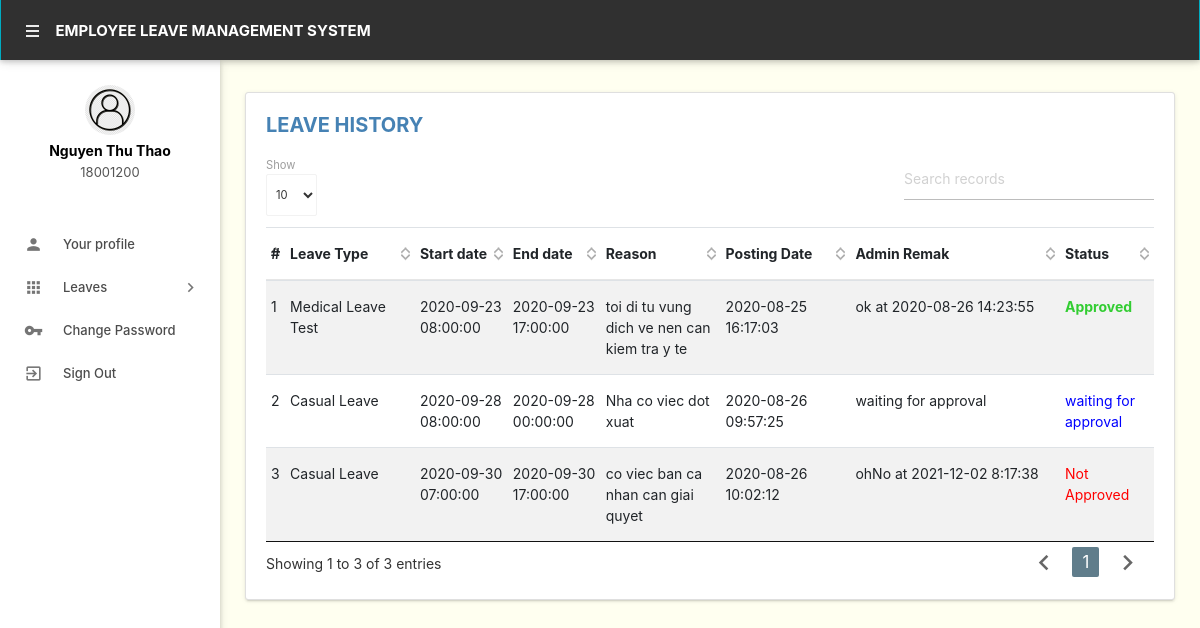
The app's page /leavehistory.php (signed in) with its own data.
### tables this page shows
CREATE TABLE `employees` (
  `id` int(11) NOT NULL,
  `EmpId` varchar(100) NOT NULL,
  `FullName` varchar(150) NOT NULL,
  `EmailId` varchar(200) NOT NULL,
  `Password` varchar(180) NOT NULL,
  `Gender` varchar(100) NOT NULL,
  `Dob` varchar(100) NOT NULL,
  `Address` varchar(255) NOT NULL,
  `Phonenumber` char(11) NOT NULL,
  `Status` int(1) NOT NULL,
  `RegDate` timestamp NOT NULL DEFAULT current_timestamp()
);

CREATE TABLE `leaves` (
  `Id` int(11) NOT NULL,
  `LeaveType` varchar(110) NOT NULL,
  `EndDate` datetime NOT NULL,
  `StartDate` datetime NOT NULL,
  `Reason` mediumtext NOT NULL,
  `PostingDate` timestamp NOT NULL DEFAULT current_timestamp(),
  `AdminRemark` mediumtext DEFAULT NULL,
  `AdminRemarkDate` varchar(120) DEFAULT NULL,
  `Status` int(1) NOT NULL,
  `IsRead` int(1) NOT NULL,
  `empid` int(11) DEFAULT NULL
);

### leavehistory.php (the view, shortened to what this page needs)
<?php
include('includes/config.php');
if (strlen($_SESSION['emplogin']) == 0) {
    header('location:index.php');
} else {
    ?>
    <!DOCTYPE html>
    <html lang="en">
        <head>
            <link type="text/css" rel="stylesheet" href="assets/plugins/materialize/css/materialize.min.css"/>
            <link href="assets/plugins/material-preloader/css/materialPreloader.min.css" rel="stylesheet">
            <link href="assets/plugins/datatables/css/jquery.dataTables.min.css" rel="stylesheet">
            <link href="assets/css/alpha.min.css" rel="stylesheet" type="text/css"/>
            <link href="assets/css/custom.css" rel="stylesheet" type="text/css"/>
            <link rel="stylesheet" href="https://stackpath.bootstrapcdn.com/bootstrap/4.5.2/css/bootstrap.min.css">
        </head>
        <body>
    <?php include('includes/header.php'); ?>
            <?php include('includes/sidebar.php'); ?>
            <main class="mn-inner">
                <div class="card">
                    <div class="card-content">
                        <span class="card-title" style="font-size: 20px; color: #4682B4">Leave History</span>
                        <table id="example" class="table table-striped ">
                            <thead>
                                <tr>
                                    <th>#</th>
                                    <th width="120">Leave Type</th>
                                    <th>Start date</th>
                                    <th>End date</th>
                                    <th>Reason</th>
                                    <th width="120">Posting Date</th>
                                    <th width="200">Admin Remak</th>
                                    <th>Status</th>
                                </tr>
                            </thead>
                            <tbody>
    <?php
    $eid = $_SESSION['eid'];
    $sql = "SELECT LeaveType,EndDate,StartDate,Reason,PostingDate,AdminRemarkDate,AdminRemark,Status from leaves where empid=:eid";
    $query = $dbh->prepare($sql);
    $query->bindParam(':eid', $eid, PDO::PARAM_STR);
    $query->execute();
    $results = $query->fetchAll(PDO::FETCH_OBJ);
    $cnt = 1;
    if ($query->rowCount() > 0) {
        foreach ($results as $result) {
            ?>
                                        <tr>
                                            <td> <?php echo htmlentities($cnt); ?></td>
                                            <td><?php echo htmlentities($result->LeaveType); ?></td>
                                            <td><?php echo htmlentities($result->StartDate); ?></td>
                                            <td><?php echo htmlentities($result->EndDate); ?></td>
                                            <td><?php echo htmlentities($result->Reason); ?></td>
                                            <td><?php echo htmlentities($result->PostingDate); ?></td>
                                            <td><?php
                            if ($result->AdminRemark == "") {
                                echo htmlentities('waiting for approval');
                            } else {
                                echo htmlentities(($result->AdminRemark) . " " . "at" . " " . $result->AdminRemarkDate);
                            }
            ?></td>
                                            <td><?php
                                                $stats = $result->Status;
                                                if ($stats == 1) {
                                                    ?>
                                                <span style="color: #32CD32"><strong>Approved</strong></span>
                                                <?php } if ($stats == 2) { ?>
                                                    <span style="color: red">Not Approved</span>
                                                <?php } if ($stats == 0) { ?>
                                                    <span style="color: blue">waiting for approval</span>
                                                <?php } ?>
                                            </td>
                                        </tr>
                                                <?php $cnt++;
                                            }
                                        } ?>
                            </tbody>
                        </table>
                    </div>
                </div>
            </div>
    <div class="left-sidebar-hover"></div>
    </body>
    </html>
<?php } ?>

### includes/sidebar.php (shortened to what this page needs)
<aside id="slide-out" class="side-nav white fixed">
    <div class="side-nav-wrapper" >
        <div class="center">
            <div class="sidebar-profile">
                <div class="sidebar-profile-image">
                    <img src="assets/images/tải xuống.JPG" class="circle" alt="">
                </div>
                <div class="sidebar-profile-info">
                    <?php
                    $eid = $_SESSION['eid'];
                    $sql = "SELECT FullName, EmpId from  employees where id=:eid";
                    $query = $dbh->prepare($sql);
                    $query->bindParam(':eid', $eid, PDO::PARAM_STR);
                    $query->execute();
                    $results = $query->fetchAll(PDO::FETCH_OBJ);
                    if ($query->rowCount() > 0) {
                        foreach ($results as $result) {
                            ?>
                            <p><?php echo htmlentities($result->FullName); ?></p>
                            <span><?php echo htmlentities($result->EmpId) ?></span>
    <?php }
} ?>
                </div>
            </div>
        </div>
        <ul class="sidebar-menu collapsible collapsible-accordion" data-collapsible="accordion"  >
            <li class="no-padding"><a class="waves-effect waves-grey "  href="myprofile.php"><i class="material-icons" >person</i>Your profile</a></li>
            <li class="no-padding">
                <a class="collapsible-header waves-effect waves-grey" ><i class="material-icons" >apps</i>Leaves<i class="nav-drop-icon material-icons">keyboard_arrow_right</i></a>
            </li>
            <li class="no-padding"><a class="waves-effect waves-grey" href="emp-changepassword.php"><i class="material-icons" >vpn_key</i>Change Password</a></li>
            <li class="no-padding">
                <a class="waves-effect waves-grey" href="logout.php" ><i class="material-icons">exit_to_app</i>Sign Out</a>
            </li>
        </ul>
    </div>
</aside>

### records on screen
employees: FullName "Nguyen Thu Thao", EmpId "18001200"
leaves: LeaveType "Medical Leave Test", StartDate "2020-09-23 08:00:00", EndDate "2020-09-23 17:00:00", Reason "toi di tu vung dich ve nen can kiem tra y te", PostingDate "2020-08-25 16:17:03", AdminRemark+AdminRemarkDate "ok at 2020-08-26 14:23:55", Status "Approved"
leaves: LeaveType "Casual Leave", StartDate "2020-09-28 08:00:00", EndDate "2020-09-28 00:00:00", Reason "Nha co viec dot xuat", PostingDate "2020-08-26 09:57:25", Status "waiting for approval"
leaves: LeaveType "Casual Leave", StartDate "2020-09-30 07:00:00", EndDate "2020-09-30 17:00:00", Reason "co viec ban ca nhan can giai quyet", PostingDate "2020-08-26 10:02:12", AdminRemark+AdminRemarkDate "ohNo at 2021-12-02 8:17:38", Status "Not Approved"
